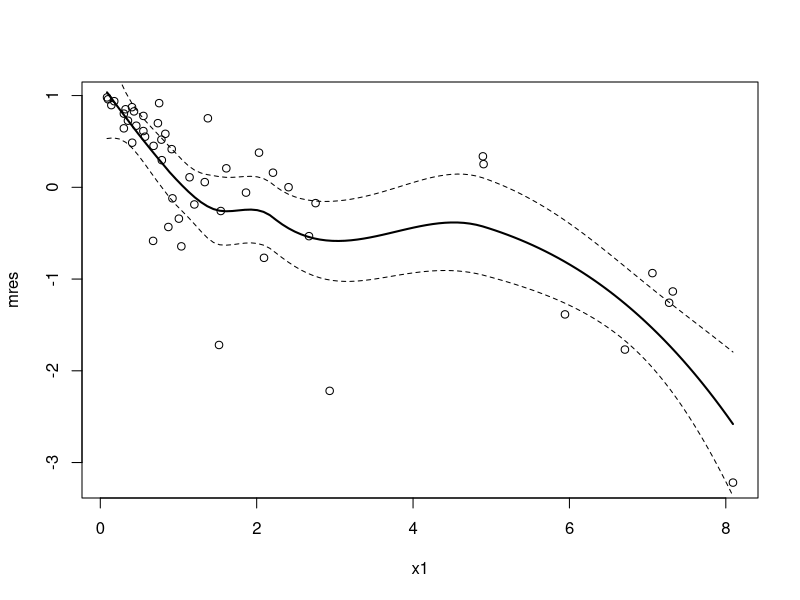
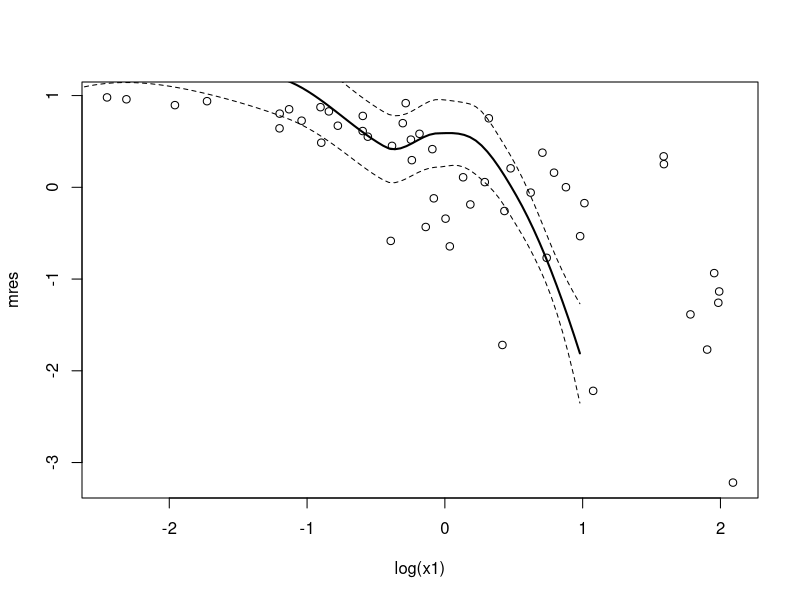
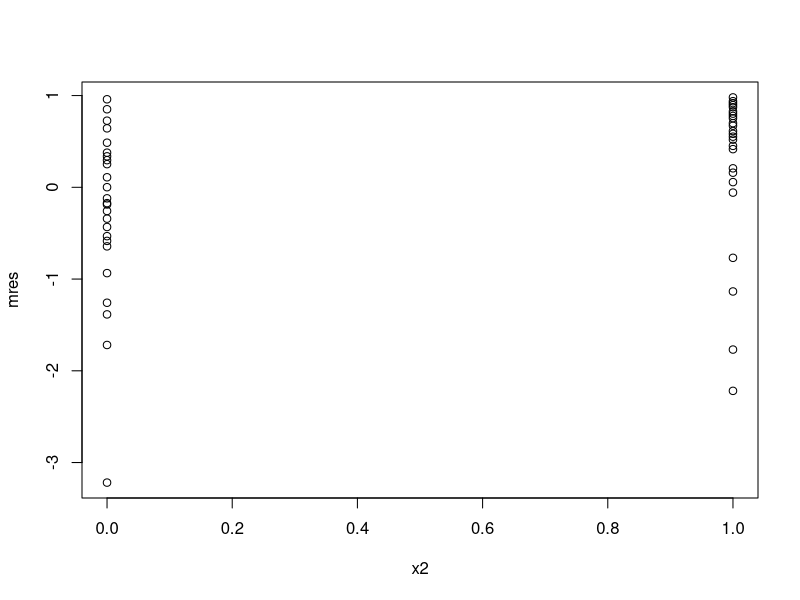

The R script that drew these images, in order:
library(survival)
data <- read.table("data.dat")
attach(data)

smoothSEcurve <- function(yy, xx) {
  # use after a call to "plot"
  # fit a lowess curve and 95% confidence interval curve
  # make list of x values
  xx.list <- min(xx) + ((0:100)/100)*(max(xx) - min(xx))
  # Then fit loess function through the points (xx, yy)
  # at the listed values
  yy.xx <- predict(loess(yy ~ xx), se=T,
                   newdata=data.frame(xx=xx.list))
  lines(yy.xx$fit ~ xx.list, lwd=2)
  lines(yy.xx$fit -
          qt(0.975, yy.xx$df)*yy.xx$se.fit ~ xx.list, lty=2)
  lines(yy.xx$fit +
          qt(0.975, yy.xx$df)*yy.xx$se.fit ~ xx.list, lty=2)
}

## ---- 1
coxreg <- coxph(Surv(y, delta)~1)
mres <- residuals(coxreg, type="martingale")
plot(x1, mres)
smoothSEcurve(mres, x1)
plot(log(x1), mres)
smoothSEcurve(log(x1), mres)
plot(x2, mres)

# Rhat <- survfit(coxreg)
# Zhat <- -log(R$surv)
# M <- delta - Zhat

## ---- 2

## ---- 3

## ---- 4

## ---- 5

## ---- 6

## ---- 7

## ---- 8

## ---- 9
